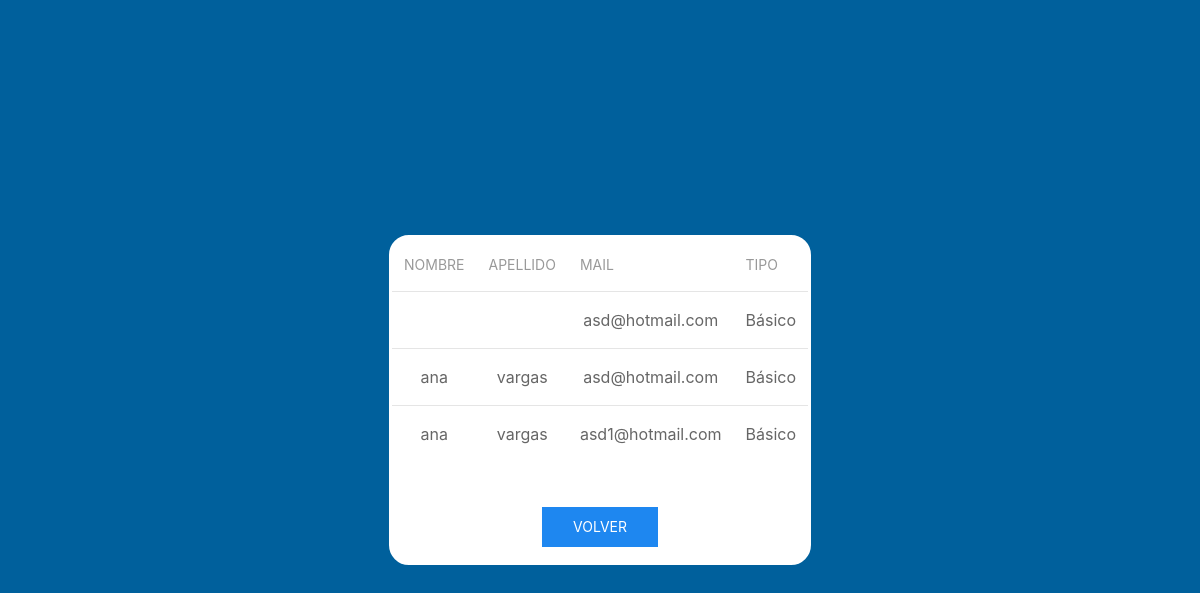
/HSH3/vistas/pantalla-listar-usuarios.php, run on an earlier commit of the app's database.
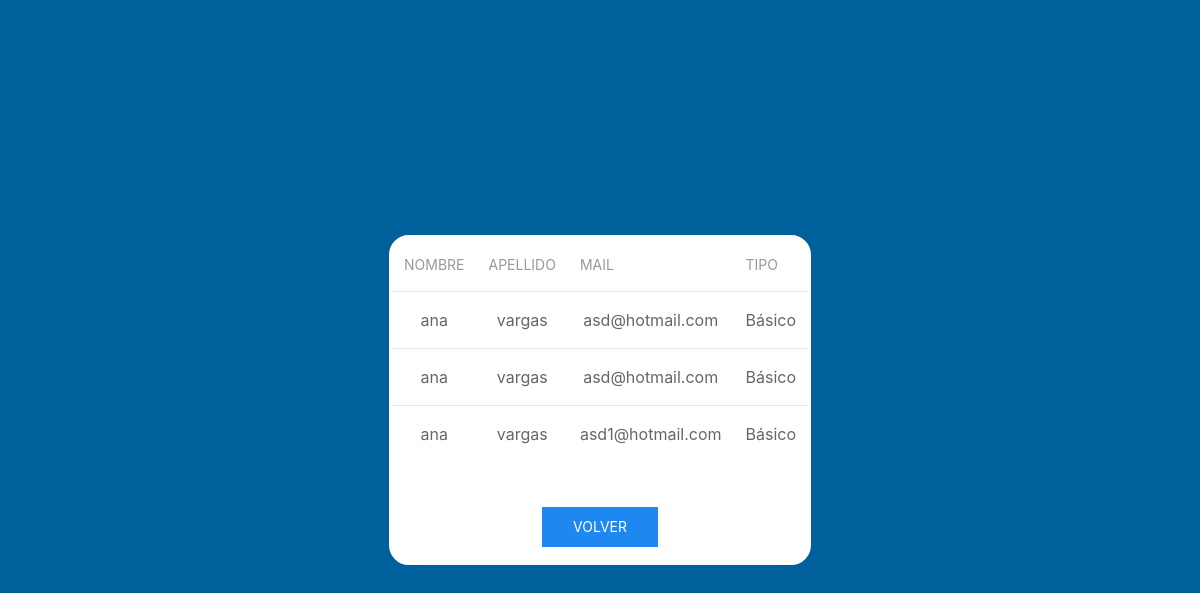
And on a later commit of the database.
### tables this page shows
CREATE TABLE `usuario` (
  `id` int(11) NOT NULL,
  `nombre_usuario` varchar(30) NOT NULL,
  `apellido_usuario` varchar(45) NOT NULL,
  `mail` varchar(50) NOT NULL,
  `contrasenia` varchar(30) NOT NULL,
  `premium` boolean NOT NULL
);

### HSH3/vistas/pantalla-listar-usuarios.php (the view, shortened to what this page needs)
<!DOCTYPE html>
<html lang="en" dir="ltr">
  <head>
    <link rel="stylesheet" type="text/css" href="../css/uikit.min.css" />
    <link rel="stylesheet" type="text/css" href="../css/personal.css" />
  </head>
  <body class="uk-height-viewport my-background-color">
    <?php
    $conexion=conectar();
    $consulta= "SELECT * FROM usuario";
    $result=mysqli_query($conexion,$consulta);
    ?>
    <div class="uk-position-center my-form-box">
    <table class="table table-striped uk-table uk-table-divider uk-align-center">
      <thead>
        <tr>
          <th>Nombre</th>
          <th>Apellido</th>
          <th>Mail</th>
          <th>Tipo</th>
        </tr>
      </thead>
      <?php while ($row = mysqli_fetch_array($result)) {
        if ($row['premium']) {
          $tipo = "Premium";
        }else {
          $tipo = "Básico";
        }
        ?>
      <tbody>
        <tr>
          <td><?php echo $row['nombre_usuario']; ?></td>
          <td><?php echo $row['apellido_usuario']; ?></td>
          <td><?php echo $row['mail']; ?></td>
          <td><?php echo $tipo; ?></td>
        </tr>
      </tbody>
    <?php } ?>
      <table>
        <div class="uk-padding-small">
          <a href="../vistas/home-admin.php" class="uk-button uk-button-primary">Volver</a>
        </div>
      </table>
    </div>
  </body>
</html>

### HSH3/css/personal.css (style rules this page uses)
.my-form-box { text-align: center; background-color: #FFFFFF; border: solid; border-radius: 20px; border-color: #FFFFFF; }
.my-background-color { background: rgba(0,96,156,1); }

What changed in the data, as far as the page shows it:
changed usuario (number 1 of 3 on the later page): nombre_usuario (not shown) → "ana"; apellido_usuario (not shown) → "vargas"
